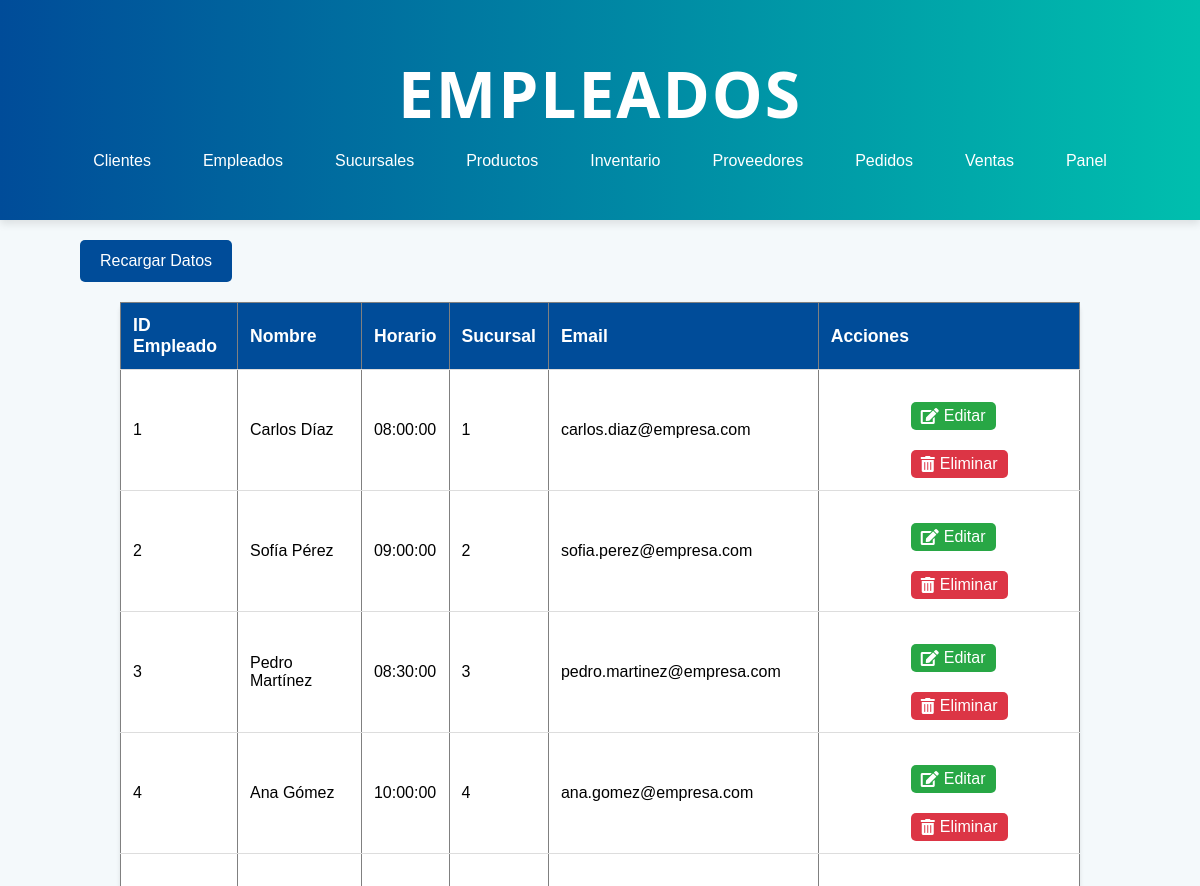
Page /empleado.php (upper part) on the earlier database version.
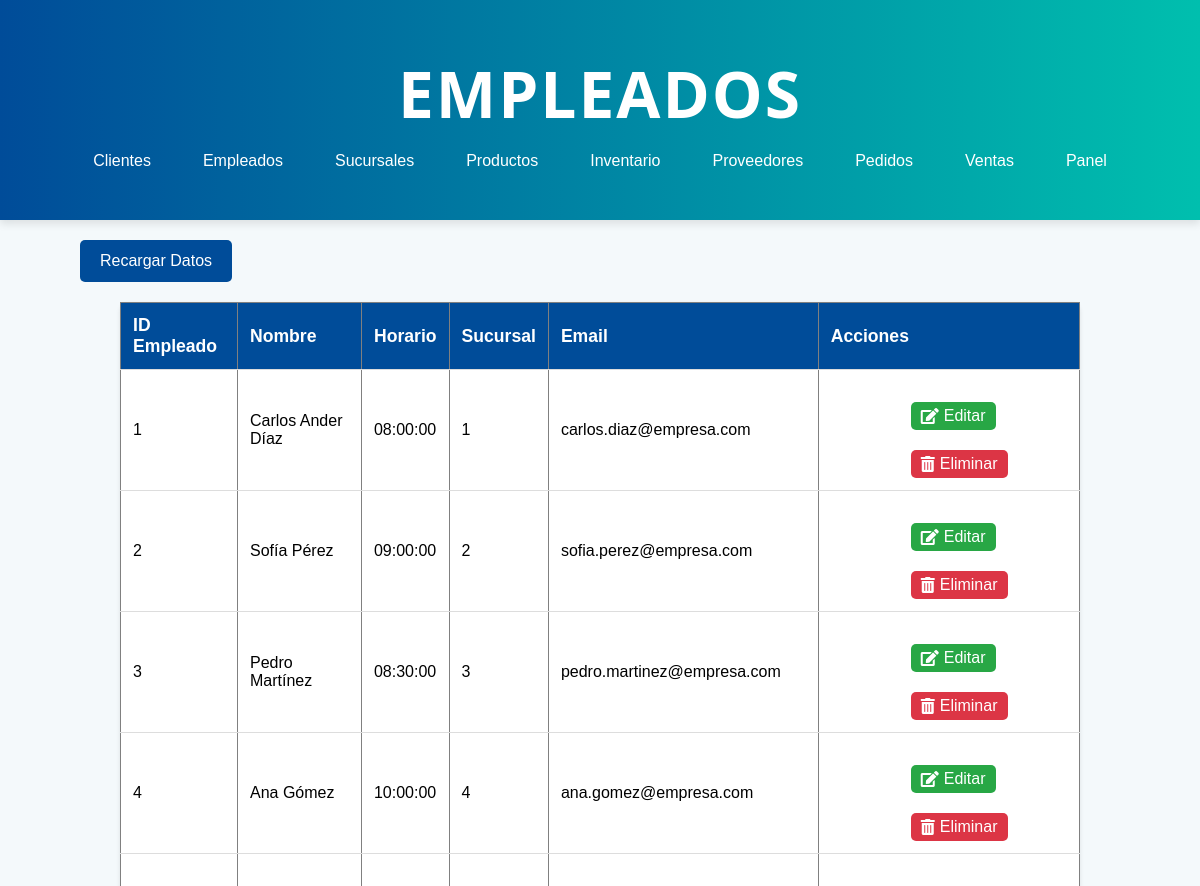
Same page on the later database version.
### tables this page shows
CREATE TABLE `empleado` (
  `idEmpleado` int(11) NOT NULL,
  `nombre` varchar(100) NOT NULL,
  `horario` time DEFAULT NULL,
  `sucursal` int(11) NOT NULL,
  `email` varchar(100) DEFAULT NULL,
  `contrasena` varchar(100) DEFAULT NULL
);

### empleado.php (the view, shortened to what this page needs)
<!DOCTYPE html>
<html lang="es">
<head>
    <link rel="stylesheet" href="css/stylesListas.css">
    <link rel="stylesheet" href="https://cdnjs.cloudflare.com/ajax/libs/font-awesome/5.15.3/css/all.min.css">
</head>
<body>
    <header class="header">
        <h1>Empleados</h1>
        <nav>
            <ul>
                <li><a href="cliente.php">Clientes</a></li>
                <li><a href="empleado.php">Empleados</a></li>
                <li><a href="sucursal.php">Sucursales</a></li>
                <li><a href="producto.php">Productos</a></li>
                <li><a href="inventario.php">Inventario</a></li>
                <li><a href="proveedor.php">Proveedores</a></li>
                <li><a href="pedido.php">Pedidos</a></li>
                <li><a href="venta.php">Ventas</a></li>
                <li><a href="administrador.php">Panel</a></li>
            </ul>
        </nav>
    </header>
    <button onclick="recargarDatos()">Recargar Datos</button>
    <table border="1">
        <thead>
            <tr>
                <th>ID Empleado</th>
                <th>Nombre</th>
                <th>Horario</th>
                <th>Sucursal</th>
                <th>Email</th>
                <th>Acciones</th>
            </tr>
        </thead>
        <tbody id="datosEmpleado">
            <?php
            $servername = "localhost";
            $username = "root";
            $password = "";
            $dbname = "drogueriasconfe";
            $conn = new mysqli($servername, $username, $password, $dbname);
            $sql = "SELECT idEmpleado, nombre, horario, sucursal, email FROM empleado";
            $result = $conn->query($sql);
            if ($result->num_rows > 0) {
                while($row = $result->fetch_assoc()) {
                    echo "<tr>
                            <td>" . $row["idEmpleado"] . "</td>
                            <td>" . $row["nombre"] . "</td>
                            <td>" . $row["horario"] . "</td>
                            <td>" . $row["sucursal"] . "</td>
                            <td>" . $row["email"] . "</td>
                            <td>
                                <button class='editar' onclick='editarEmpleado(" . $row["idEmpleado"] . ")'>
                                    <i class='fas fa-edit'></i> Editar
                                </button>
                                <button class='eliminar' onclick='eliminarEmpleado(" . $row["idEmpleado"] . ")'>
                                    <i class='fas fa-trash-alt'></i> Eliminar
                                </button>
                            </td>
                          </tr>";
                }
            } else {
                echo "<tr><td colspan='6'>No se encontraron empleados</td></tr>";
            }
            ?>
        </tbody>
    </table>
</body>
</html>

### css/stylesListas.css (style rules this page uses)
* { box-sizing: border-box; margin: 0; padding: 0; }
body { font-family: Arial, sans-serif; background-color: #f4f9fb; }
header { background: linear-gradient(to right, #004c99, #00bfae); color: white; text-align: center; padding: 50px 20px; box-shadow: 0 4px 8px rgba(0, 0, 0, 0.1); }
header h1 { font-size: 4em; font-family: 'Segoe UI', Tahoma, Geneva, Verdana, sans-serif; font-weight: 700; margin-bottom: 15px; letter-spacing: 2px; text-transform: uppercase; }
nav ul { display: flex; justify-content: center; list-style: none; }
nav ul li { margin: 0 10px; }
nav ul li a { color: #fff; text-decoration: none; padding: 0.5rem 1rem; border-radius: 5px; transition: background-color 0.3s ease; }
table { width: 80%; margin: 20px auto; border-collapse: collapse; background-color: white; box-shadow: 0 2px 4px rgba(0, 0, 0, 0.1); border-radius: 8px; }
th, td { padding: 12px; text-align: left; border-bottom: 1px solid #ddd; }
th { background-color: #004c99; color: white; font-size: 1.1em; }
button { background-color: #004c99; color: white; padding: 12px 20px; border: none; border-radius: 5px; font-size: 1em; cursor: pointer; transition: background-color 0.3s ease; margin-top: 20px; margin-left: 80px; }

### empleado.php (style rules this page uses)
.editar { background-color: #28a745; color: white; border: none; padding: 5px 10px; cursor: pointer; border-radius: 5px; display: inline-flex; align-items: center; }
.editar i { margin-right: 5px; }
.eliminar { background-color: #dc3545; color: white; border: none; padding: 5px 10px; cursor: pointer; border-radius: 5px; display: inline-flex; align-items: center; }
.eliminar i { margin-right: 5px; }

Differences in the rows shown:
changed empleado "carlos.diaz@empresa.com": nombre "Carlos Díaz" → "Carlos Ander Díaz"
